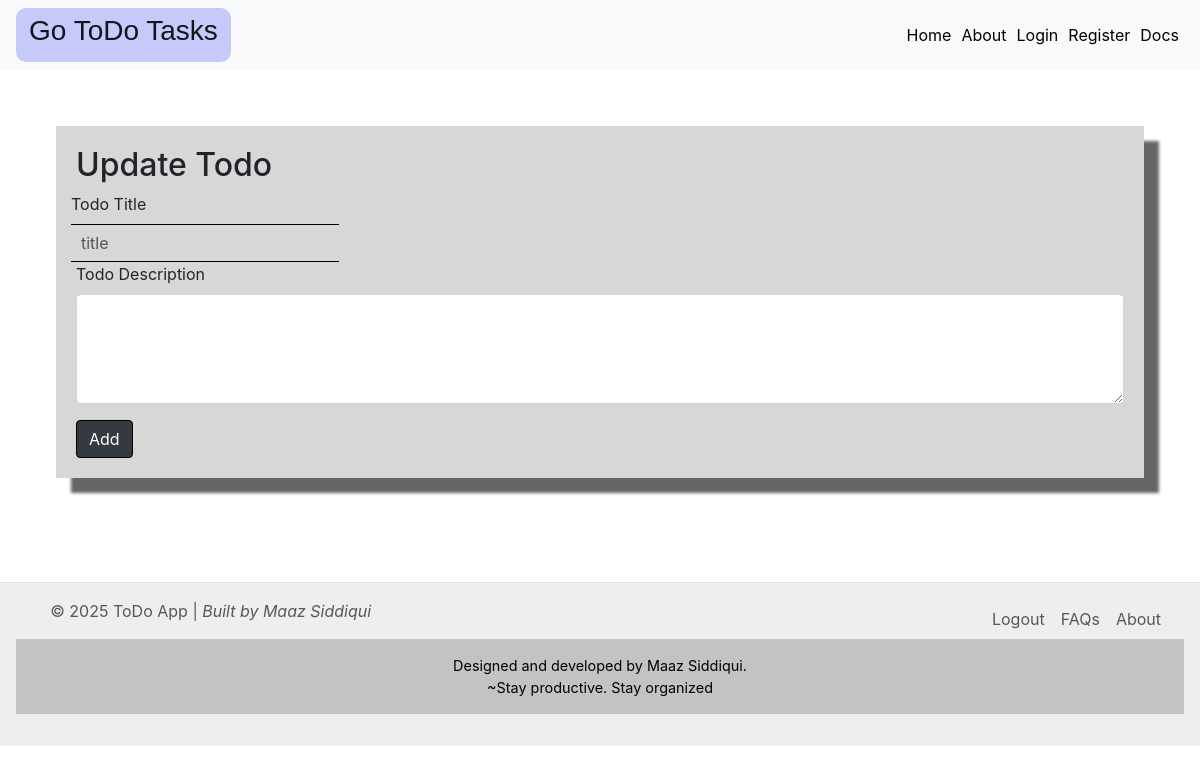
Before: /edit/2 with the older database file.
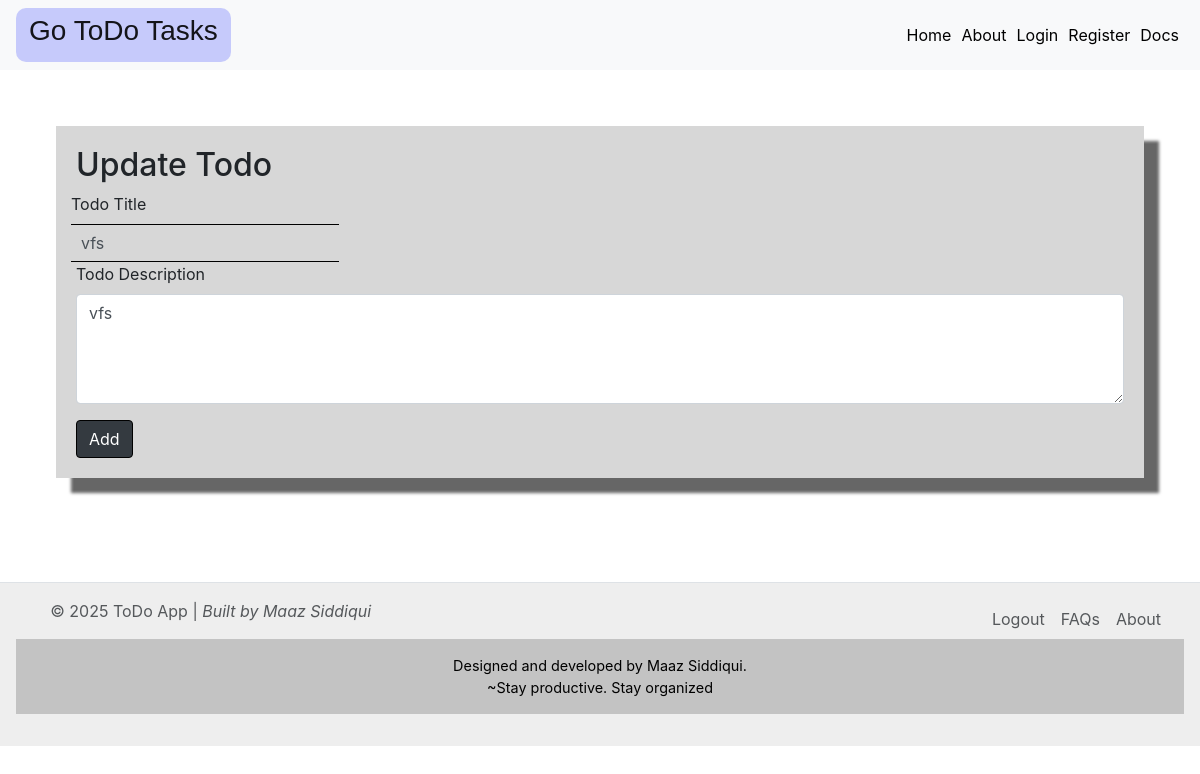
After: the same page with the newer database file.
### app.py (models this page shows)
class Todo(db.Model):
    __tablename__ = 'Todo'
    sno = db.Column(db.Integer, primary_key=True)
    title = db.Column(db.String(200), nullable=False) #
    content = db.Column(db.String(500), nullable=False) #
    user_email = db.Column(db.String(200), nullable=False)
    date = db.Column(db.String, default=str(datetime.utcnow()).split(' ')[0])
    priority = db.Column(db.String(10), default='Low', nullable=False)
    table_name = db.Column(db.String(200), nullable=False) #

### app.py (the view, shortened to what this page needs)
@app.route('/edit/<int:id>', methods=['POST', 'GET'])
def edit(id):
    user_to_update = Todo.query.filter_by(sno=id).first()
    return render_template('update.html', todo=user_to_update,logged_in = current_user.is_authenticated)

### templates/update.html
{% extends 'base.html' %} {% block title %}ToDo Web App{% endblock %} {% block
body %}
<div class="container-02">
  <form action="/edit/{{todo.sno}}" method="POST">
    <h2>Update Todo</h2>
    <div class="form-row">
      <div czlass="form-group col-md-6">
        <label for="title">Todo Title</label>
        <input
          required
          type="text"
          class="form-control"
          name="title"
          id="title"
          placeholder="title"
          value="{{todo.title}}"
        />
      </div>
    </div>
    <div class="form-group">
      <label for="desc">Todo Description</label>
      <textarea
        autocomplete="off"
        required
        class="form-control"
        id="desc"
        name="desc"
        rows="4"
        cols="50">{{ todo.content }}
      </textarea>
    </div>
    <button type="submit" class="btn btn-dark mr-2">Add</button>
  </form>
</div>
{% endblock %}

Changed rows visible on the page:
added Todo: title "vfs", desc "vfs"
